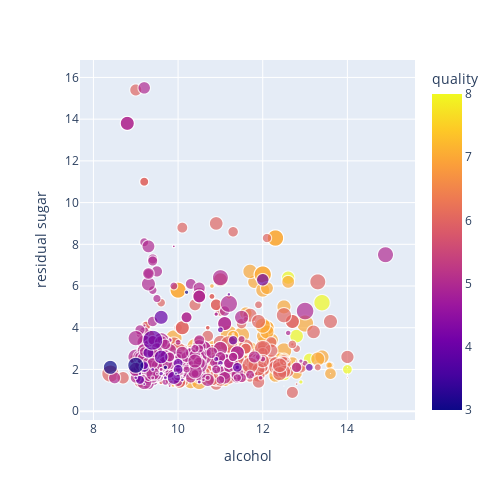

Notebook source saved alongside this figure:
### Code cell
fig = px.scatter(wine, x = 'alcohol', y = 'residual sugar', color = 'quality', size = 'citric acid', height = 500, width = 500)
fig.show()

### Figure 1 — Plotly figure (JSON) as saved in the notebook; plotly's stock layout.template omitted (floating-point values rounded to 4 significant figures; data arrays with more than 128 entries replaced by an {"elided": "..."} marker saying what was removed)
{"data": [{"hovertemplate": "alcohol=%{x}<br>residual sugar=%{y}<br>citric acid=%{marker.size}<br>quality=%{marker.color}<extra></extra>", "legendgroup": "", "marker": {"color": {"elided": "1143 int values"}, "coloraxis": "coloraxis", "size": {"elided": "1143 float values"}, "sizemode": "area", "sizeref": 0.0025, "symbol": "circle"}, "mode": "markers", "name": "", "showlegend": false, "type": "scattergl", "x": {"elided": "1143 float values"}, "xaxis": "x", "y": {"elided": "1143 float values"}, "yaxis": "y"}], "layout": {"coloraxis": {"colorbar": {"title": {"text": "quality"}}, "colorscale": [[0, "#0d0887"], [0.1111, "#46039f"], [0.2222, "#7201a8"], [0.3333, "#9c179e"], [0.4444, "#bd3786"], [0.5556, "#d8576b"], [0.6667, "#ed7953"], [0.7778, "#fb9f3a"], [0.8889, "#fdca26"], [1, "#f0f921"]]}, "height": 500, "legend": {"itemsizing": "constant", "tracegroupgap": 0}, "margin": {"t": 60}, "width": 500, "xaxis": {"anchor": "y", "domain": [0, 1], "title": {"text": "alcohol"}}, "yaxis": {"anchor": "x", "domain": [0, 1], "title": {"text": "residual sugar"}}}}
